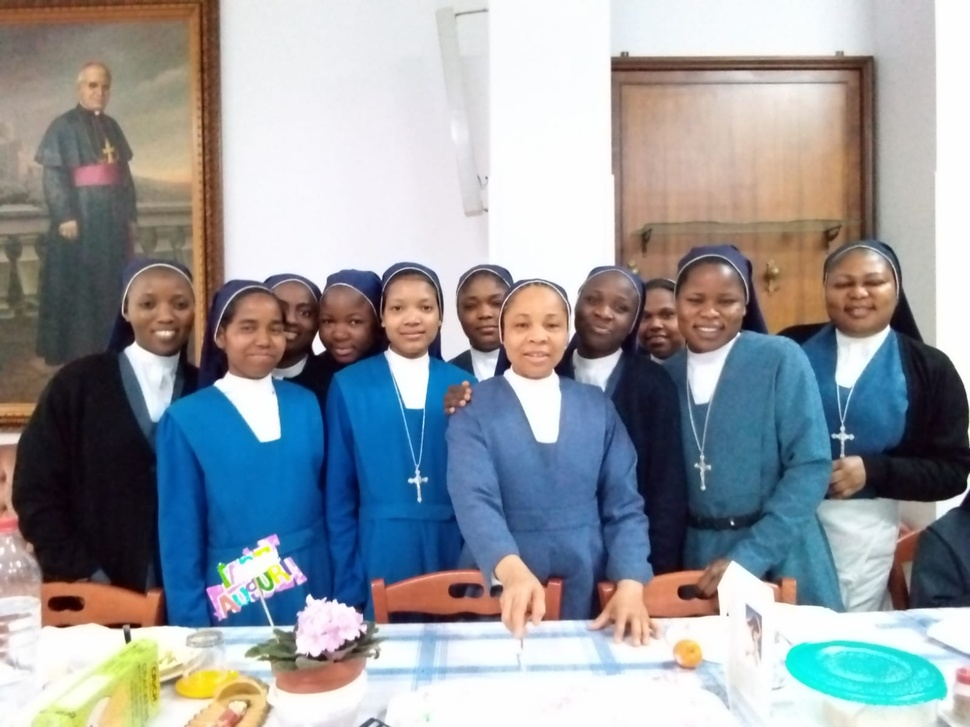
#> input picture Ai_portfolio_project/rev_sisters.jpg, 970 x 727 px, shrunk from 1600 x 1200 before the run
$ python Face_detection.py
#> lines starting #> are read from the running program, lines starting #| are printed output that depends on the picture; after the words box and inside, x2 and y2 are one past the last pixel; in counts of white or black regions, pixels touching at a corner belong together
import cv2

#loading pretrained data
train_face_data= cv2.CascadeClassifier('haarcascade_frontalface_default.xml')

#chosing image to detect
img= cv2.imread('rev_sisters.jpg')
#> img is the input picture: shape (727, 970, 3); mean B, G, R 159, 154, 149.5
#cv2.imshow('test_image',img)
#cv2.waitKey()
#converting picture to black_and_white
grayscale_img=cv2.cvtColor(img, cv2.COLOR_BGR2GRAY)
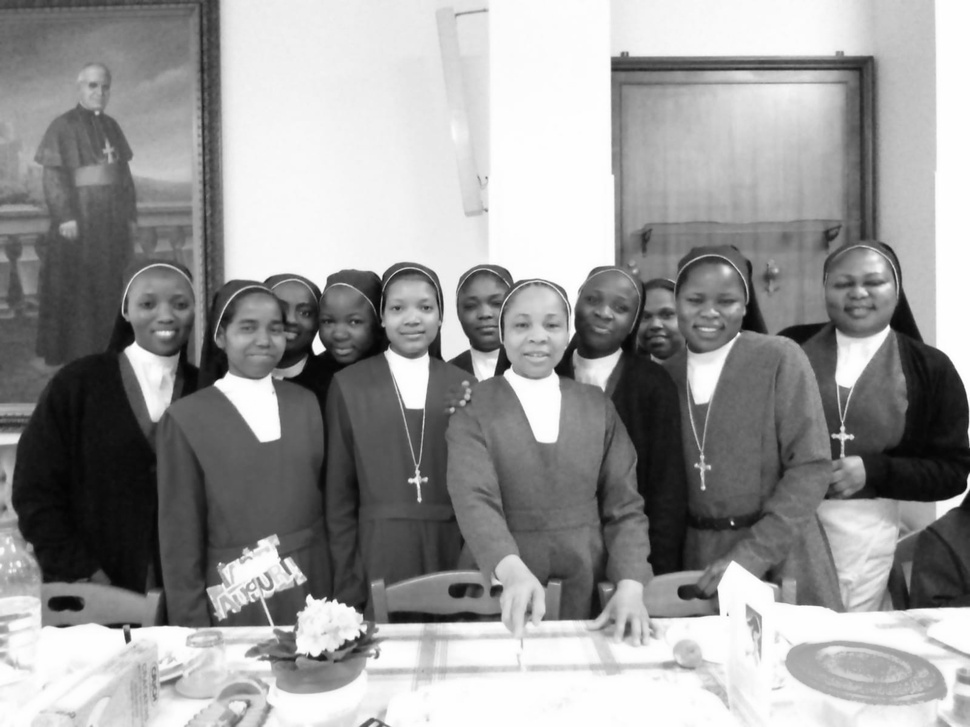
#> grayscale_img: shape (727, 970); min 3, max 255, mean 153.2
#cv2.imshow('converted',grayscale_img)
#cv2.waitKey()
#drawing_rectangles_2_detect_faces
face_cordinate= train_face_data.detectMultiScale(img)
#> face_cordinate = [[326, 532, 31, 31], [631, 294, 55, 55], [312, 297, 61, 61], [228, 302, 66, 66], [452, 279, 64, 64], [575, 279, 62, 62], [827, 255, 72, 72], [376, 281, 69, 69], [128, 274, 73, 73], [673, 272, 75, 75], [831, 532, 65, 65], [498, 294, 78, 78]]
print(face_cordinate)
#| [[326 532  31  31]
#|  [631 294  55  55]
#|  [312 297  61  61]
#|  [228 302  66  66]
#|  [452 279  64  64]
#|  [575 279  62  62]
#|  [827 255  72  72]
#|  [376 281  69  69]
#|  [128 274  73  73]
#|  [673 272  75  75]
#|  [831 532  65  65]
#|  [498 294  78  78]]
for (x,y,w,h) in face_cordinate:
    cv2.rectangle(img, (x, y), (x + w, y + h), (50, 100, 126), 5)
#> this loop made 12 passes
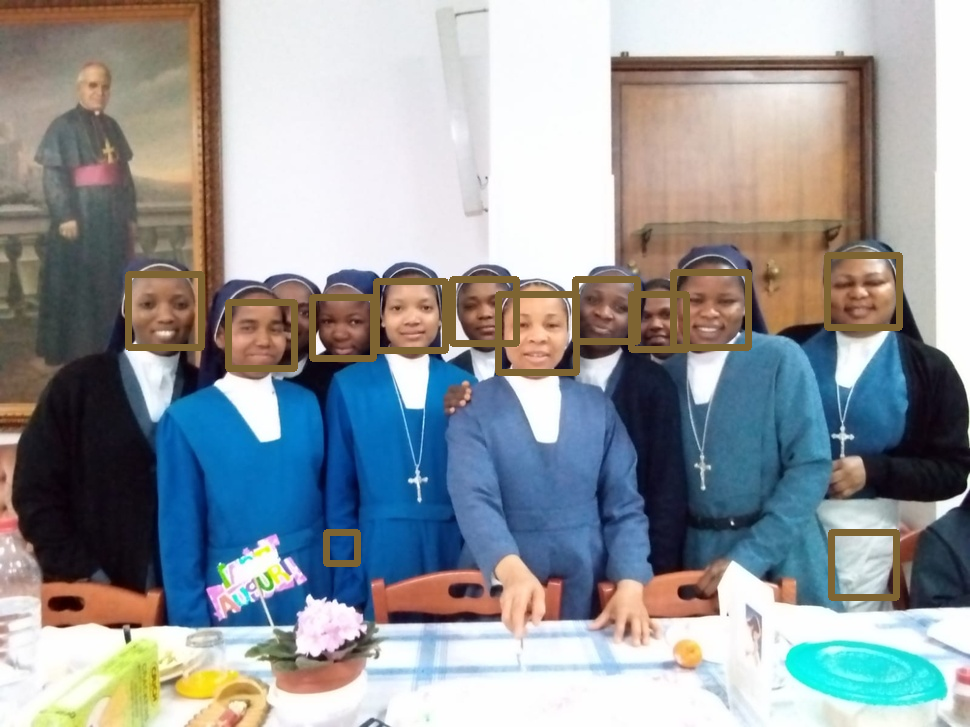
#> img: shape (727, 970, 3); 2.89% of pixels changed, all inside (x1, y1, x2, y2) = (125, 252, 903, 601)

cv2.imshow('face_detected',img)
cv2.waitKey()


print('program executed successfully')

$ run again, with Ai_portfolio_project/smilie_face.jpg copied over Ai_portfolio_project/rev_sisters.jpg
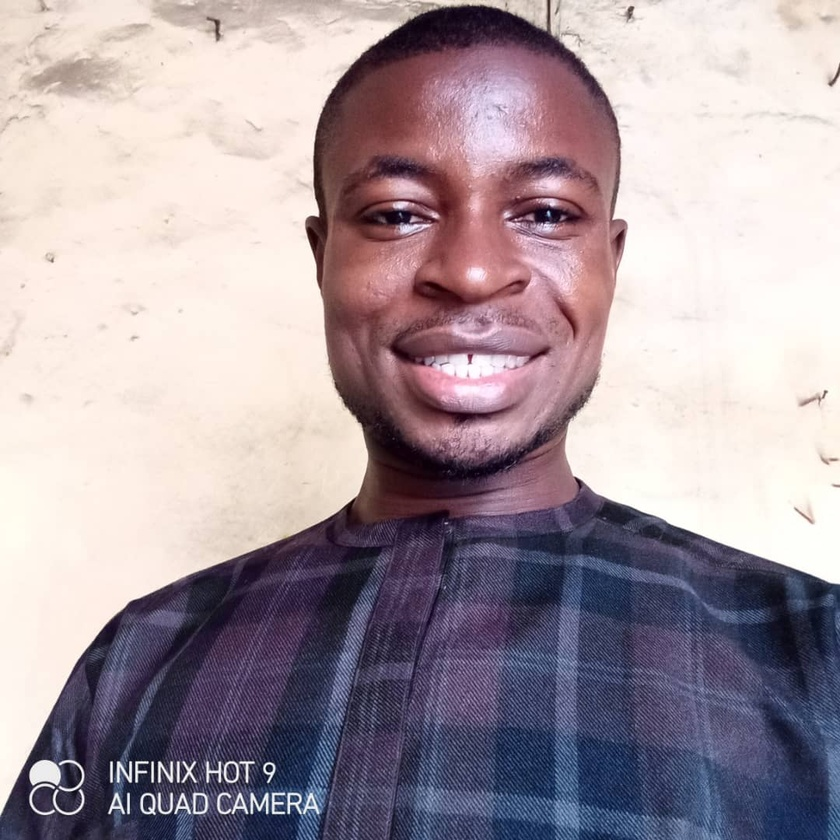
#> input picture Ai_portfolio_project/smilie_face.jpg, 840 x 840 px, shrunk from 1080 x 1080 before the run
#> img is the input picture: shape (840, 840, 3); mean B, G, R 160.4, 152.8, 166.4
#> `grayscale_img=cv2.cvtColor(img, cv2.COLOR_BGR2GRAY)`:
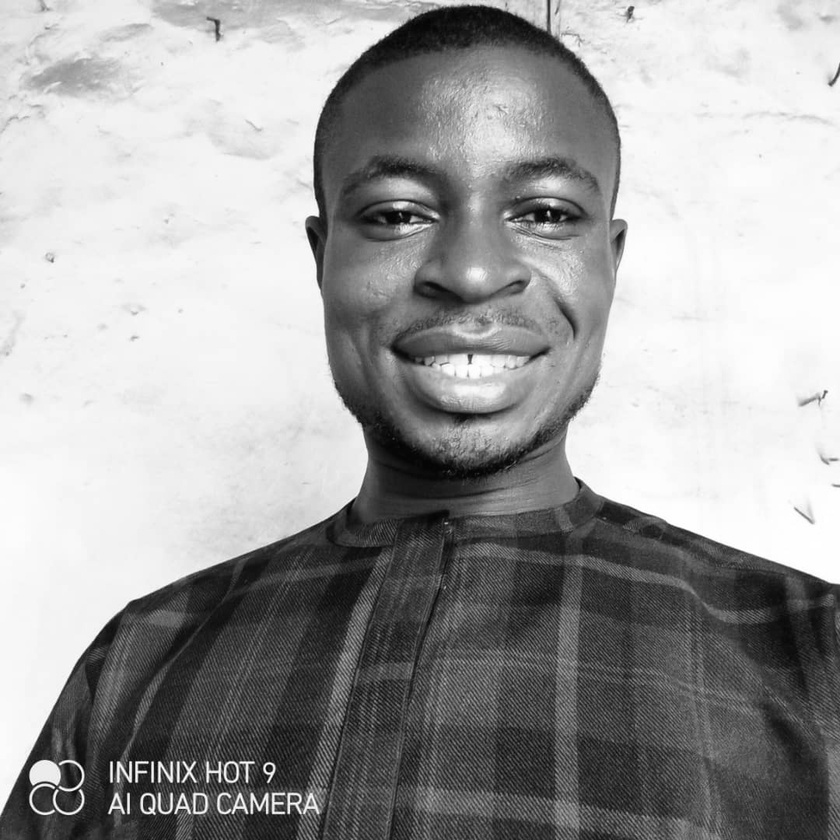
#> grayscale_img: shape (840, 840); min 3, max 255, mean 157.7
#> face_cordinate = [[286, 58, 368, 368]]
#| [[286  58 368 368]]
#> the loop `for (x,y,w,h) in face_cordinate:` made 1 pass
#> after the loop `for (x,y,w,h) in face_cordinate:`:
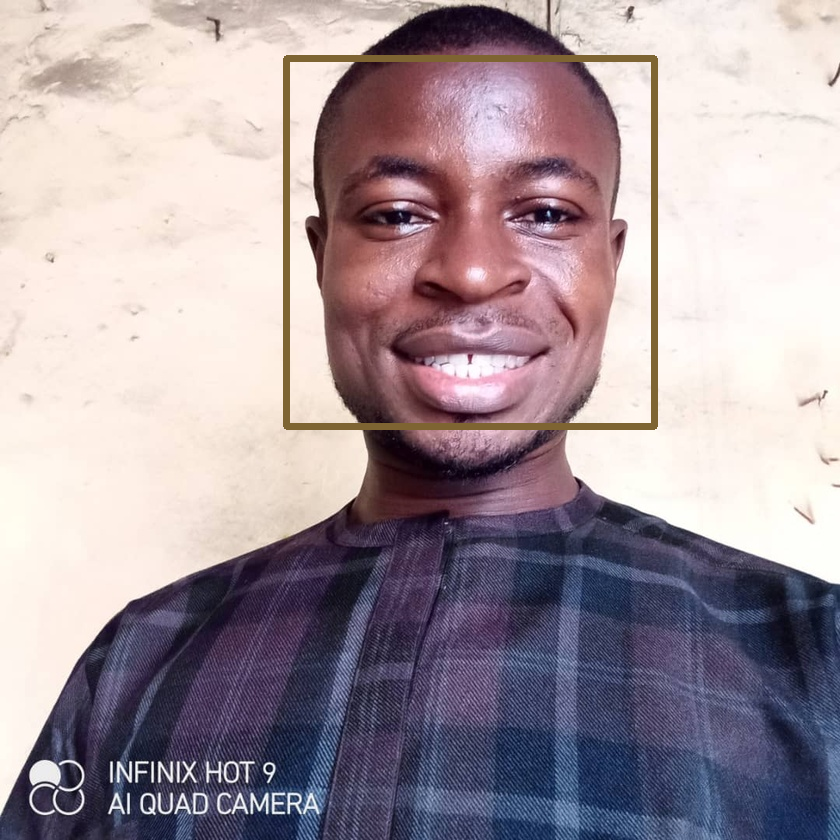
#> img: shape (840, 840, 3); 1.46% of pixels changed, all inside (x1, y1, x2, y2) = (283, 55, 658, 430)
